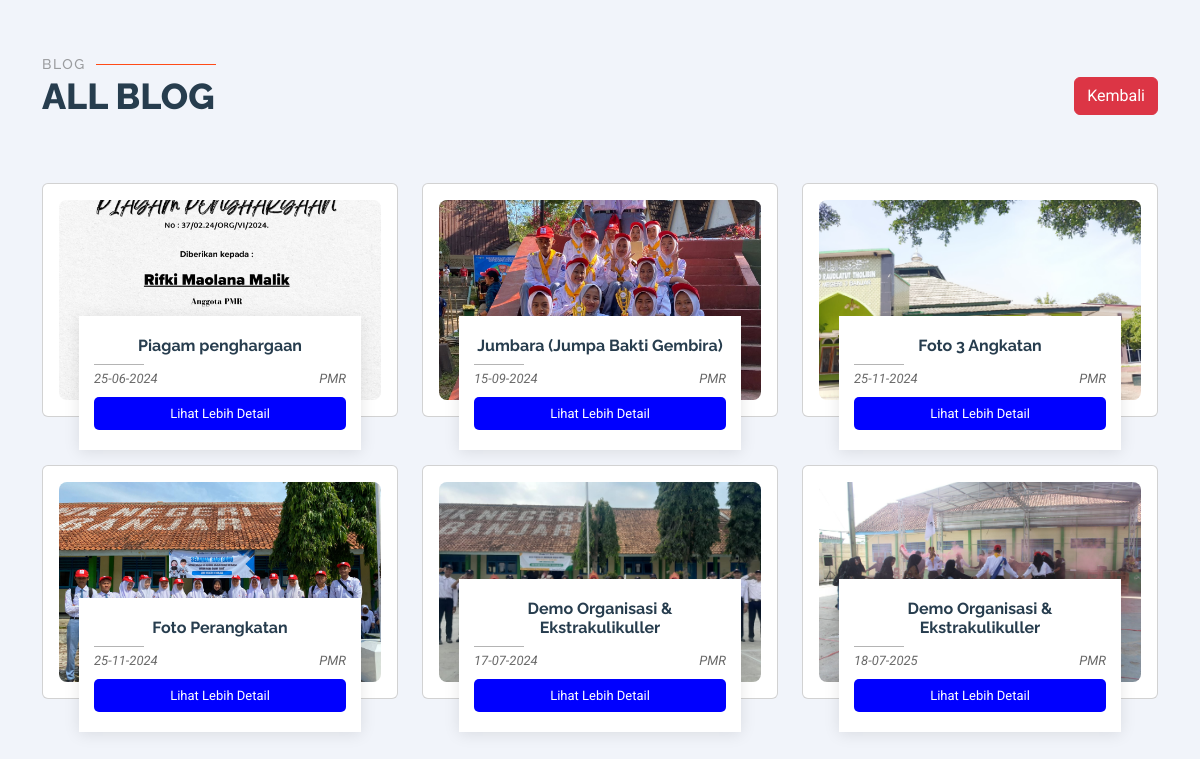
Screenshot of /frontend/sections/semuablog.php with the database file from the repository.
### tables this page shows
CREATE TABLE `blogs` (
  `id` bigint NOT NULL,
  `image` varchar(250) NOT NULL,
  `date` date NOT NULL,
  `author` varchar(250) NOT NULL,
  `tittle` varchar(250) NOT NULL,
  `description` text NOT NULL
);

### frontend/sections/semuablog.php (the view, shortened to what this page needs)
<head>
    <link href="../temp-user/assets/vendor/bootstrap/css/bootstrap.min.css" rel="stylesheet">
    <link href="../temp-user/assets/vendor/bootstrap-icons/bootstrap-icons.css" rel="stylesheet">
    <link href="../temp-user/assets/vendor/aos/aos.css" rel="stylesheet">
    <link href="../temp-user/assets/vendor/glightbox/css/glightbox.min.css" rel="stylesheet">
    <link href="../temp-user/assets/vendor/swiper/swiper-bundle.min.css" rel="stylesheet">
    <link href="../temp-user/assets/css/main.css" rel="stylesheet">
</head>
<?php
include '../../config/connection.php';
$blogs = "SELECT * FROM blogs";
$result = mysqli_query($connect, $blogs) or die(mysqli_error($connect));
include '../partials/header.php';
?>
<body class="index-page">
    <main class="main">
        <section id="team" class="team section light-background">
            <div class="container section-title" data-aos="fade-up" style="user-select: none; -webkit-user-select: none;">
                <h2 style="user-select: none; -webkit-user-select: none;">BLOg</h2>
                <div class="d-flex justify-content-between align-items-center" style="user-select: none; -webkit-user-select: none;">
                    <p class="mb-0">ALL BLOG</p>
                    <button class="btn btn-danger">
                        <a href="../index.php#blog" style="font-size: 100%; user-select: none; -webkit-user-select: none; color: white; ">Kembali</a>
                    </button>
                </div>
            </div>
            <div class="container">
                <div class="row gy-5">
                    <?php while ($item = $result->fetch_object()): ?>
                        <div class="col-lg-4">
                            <div class="card">
                                <div class="card-body">
                                    <div data-aos="fade-up" data-aos-delay="100">
                                        <div class="member">
                                            <img src="../../storages/blog/<?= $item->image ?>" alt="foto saya" class="profile-image d-block mx-auto" style="height:200px; object-fit:cover; width:100%; border-radius:8px;">
                                            <div class="member-info text-center">
                                                <h4 class="mb-1" style="user-select: none; -webkit-user-select: none;"><?= $item->tittle ?></h4>
                                                <div class="d-flex justify-content-between mb-2">
                                                    <span><?= date('d-m-Y', strtotime($item->date)) ?></span>
                                                    <span><?= $item->author ?></span>
                                                </div>
                                                <div style="max-width: 600px; margin: 0 auto;">
                                                    <a href="blog/detailblog.php?id=<?= $item->id ?>" style="display: block;">
                                                        <button
                                                            type="button"
                                                            style="width: 100%; background: blue; color: white; padding: 7px; border: none; border-radius: 5px; font-size: 13px; user-select: none; -webkit-user-select: none;">Lihat Lebih Detail
                                                        </button>
                                                    </a>
                                                </div>
                                            </div>
                                        </div>
                                    </div>
                                </div>
                            </div>
                        </div>
                    <?php endwhile; ?>
                </div>
            </div>
        </section>
    </main>
</body>
</html>

### frontend/temp-user/assets/css/main.css (style rules this page uses)
:root { --default-font: "Roboto", system-ui, -apple-system, "Segoe UI", Roboto, "Helvetica Neue", Arial, "Noto Sans", "Liberation Sans", sans-serif, "Apple Color Emoji", "Segoe UI Emoji", "Segoe UI Symbol", "Noto Color Emoji"; --heading-font: "Raleway", sans-serif; --nav-font: "Inter", sans-serif; }
:root { --background-color: #ffffff; --default-color: #444444; --heading-color: #273d4e; --accent-color: #ff4a17; --surface-color: #ffffff; --contrast-color: #ffffff; }
:root { --nav-color: #e5eaee; --nav-hover-color: #ff4a17; --nav-mobile-background-color: #ffffff; --nav-dropdown-background-color: #ffffff; --nav-dropdown-color: #444444; --nav-dropdown-hover-color: #ff4a17; }
.light-background { --background-color: #f1f4fa; --surface-color: #ffffff; }
:root { scroll-behavior: smooth; }
body { color: var(--default-color); background-color: var(--background-color); font-family: var(--default-font); }
a { color: var(--accent-color); text-decoration: none; transition: 0.3s; }
h1, h2, h3, h4, h5, h6 { color: var(--heading-color); font-family: var(--heading-font); }
section, .section { color: var(--default-color); background-color: var(--background-color); padding: 60px 0; scroll-margin-top: 90px; overflow: clip; }
.section-title { padding-bottom: 60px; position: relative; }
.section-title h2 { font-size: 14px; font-weight: 500; padding: 0; line-height: 1px; margin: 0; letter-spacing: 1.5px; text-transform: uppercase; color: color-mix(in srgb, var(--default-color), transparent 50%); position: relative; }
.section-title h2::after { content: ""; width: 120px; height: 1px; display: inline-block; background: var(--accent-color); margin: 4px 10px; }
.section-title p { color: var(--heading-color); margin: 0; font-size: 36px; font-weight: 800; text-transform: uppercase; font-family: var(--heading-font); }
.team .member { position: relative; }
.team .member .member-info { background-color: var(--surface-color); color: color-mix(in srgb, var(--default-color), transparent 20%); box-shadow: 0px 2px 15px rgba(0, 0, 0, 0.1); position: absolute; bottom: -50px; left: 20px; right: 20px; padding: 20px 15px; overflow: hidden; transition: 0.5s; }
.team .member h4 { font-weight: 700; margin-bottom: 10px; font-size: 16px; position: relative; padding-bottom: 10px; }
.team .member h4::after { content: ""; position: absolute; display: block; width: 50px; height: 1px; background: color-mix(in srgb, var(--default-color), transparent 60%); bottom: 0; left: 0; }
.team .member span { font-style: italic; display: block; font-size: 13px; }

### rows the page displays
blogs: image (picture), tittle "Piagam penghargaan", date "25-06-2024", author "PMR"
blogs: image (picture), tittle "Jumbara (Jumpa Bakti Gembira)", date "15-09-2024", author "PMR"
blogs: image (picture), tittle "Foto 3 Angkatan", date "25-11-2024", author "PMR"
blogs: image (picture), tittle "Foto Perangkatan", date "25-11-2024", author "PMR"
blogs: tittle "Demo Organisasi & Ekstrakulikuller", date "17-07-2024", author "PMR"
blogs: tittle "Demo Organisasi & Ekstrakulikuller", date "18-07-2025", author "PMR"
